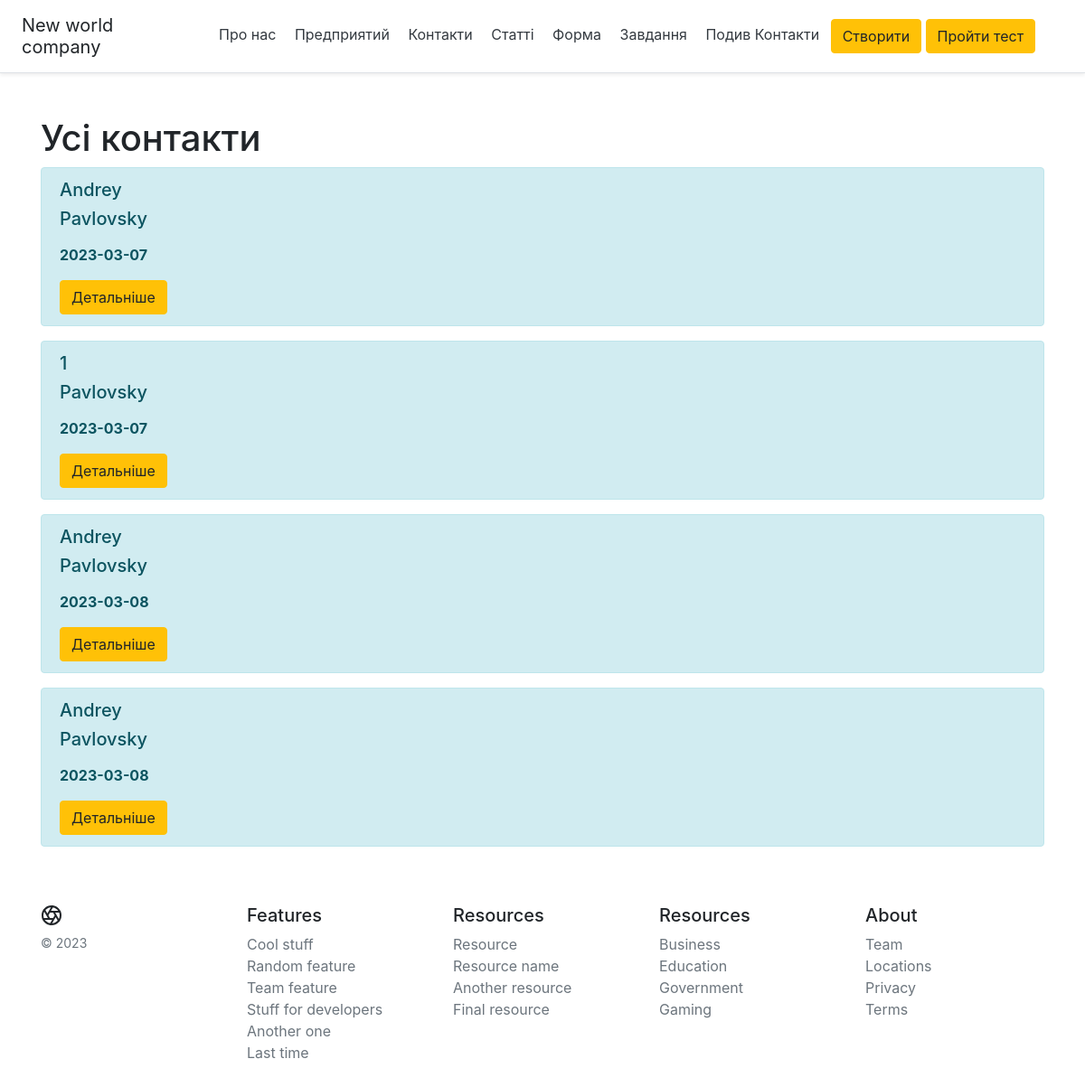
The page /cont on the database its author committed.
### app.py (models this page shows, shortened)
class Contact(db.Model):
    id = db.Column(db.Integer, primary_key=True) # создаем колонки таблицы базы данных
    hireUsFormNameFirstName = db.Column(db.String(20), nullable=False)
    hireUsFormNameLastName = db.Column(db.String(29), nullable=False)
    hireUsFormNameWorkEmail = db.Column(db.String(50), nullable=False)
    hireUsFormNamePhone = db.Column(db.String(20),nullable=False)
    hireUsFormNameDetails = db.Column(db.Text, nullable=False)
    date = db.Column(db.DateTime, default= datetime.utcnow)

### app.py (the view)
@app.route("/cont")
def prover_kontact():
    contact = Contact.query.order_by(Contact.date).all()
    return render_template("cont.html",contact=contact)

### templates/cont.html (shortened to what this page needs)
{% extends "base.html" %}
{% block body %}
<div class="container mt-5">
    <h1>Усі контакти</h1>
    {% if contact|length > 0 %}
        {% for el in contact %}
        <div class="alert alert-info">
            <h5>{{ el.hireUsFormNameFirstName }}</h5>
            <h5>{{ el.hireUsFormNameLastName }}</h5>
            <p><b>{{ el.date.date() }}</b></p>
            <a href="/cont/{{ el.id }}" class="btn btn-warning">Детальніше</a>
        </div>
        {% endfor %}
    {% else %}
    <p>Зараз нажаль статті недоступні для перегляду  </p>
    {% endif %}
</div>
{% endblock %}

### rows shown on the page
Contact: hireUsFormNameFirstName "Andrey", hireUsFormNameLastName "Pavlovsky", date "2023-03-07"
Contact: hireUsFormNameFirstName "1", hireUsFormNameLastName "Pavlovsky", date "2023-03-07"
Contact: hireUsFormNameFirstName "Andrey", hireUsFormNameLastName "Pavlovsky", date "2023-03-08"
Contact: hireUsFormNameFirstName "Andrey", hireUsFormNameLastName "Pavlovsky", date "2023-03-08"
